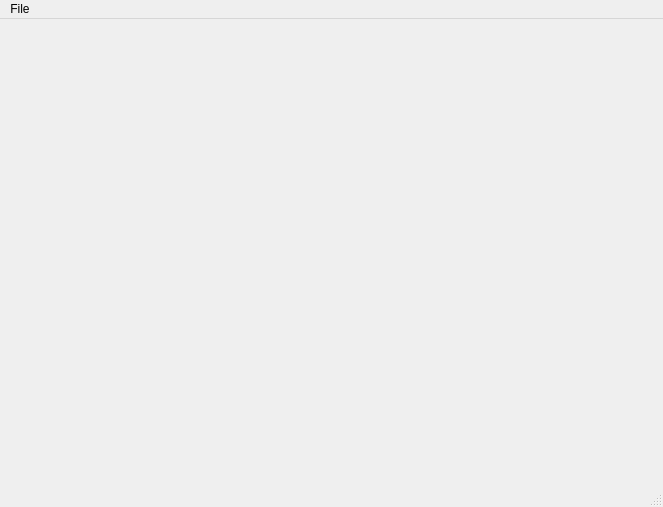
<?xml version="1.0" encoding="UTF-8"?>
<ui version="4.0">
 <class>MainWindow</class>
 <widget class="QMainWindow" name="MainWindow">
  <property name="geometry">
   <rect>
    <x>0</x>
    <y>0</y>
    <width>663</width>
    <height>507</height>
   </rect>
  </property>
  <property name="windowTitle">
   <string>SmallBASIC</string>
  </property>
  <property name="windowIcon">
   <iconset>
    <normaloff>../smallbasic/images/smallbasic.png</normaloff>../smallbasic/images/smallbasic.png</iconset>
  </property>
  <widget class="QWidget" name="centralwidget">
   <property name="sizePolicy">
    <sizepolicy hsizetype="Maximum" vsizetype="Maximum">
     <horstretch>0</horstretch>
     <verstretch>0</verstretch>
    </sizepolicy>
   </property>
   <property name="minimumSize">
    <size>
     <width>250</width>
     <height>250</height>
    </size>
   </property>
   <property name="maximumSize">
    <size>
     <width>16777215</width>
     <height>16777215</height>
    </size>
   </property>
   <layout class="QGridLayout" name="gridLayout">
    <property name="margin">
     <number>0</number>
    </property>
    <property name="spacing">
     <number>0</number>
    </property>
    <item row="0" column="0">
     <widget class="AnsiWidget" name="widget" native="true"/>
    </item>
   </layout>
  </widget>
  <widget class="QMenuBar" name="menubar">
   <property name="geometry">
    <rect>
     <x>0</x>
     <y>0</y>
     <width>663</width>
     <height>23</height>
    </rect>
   </property>
   <widget class="QMenu" name="menuFile">
    <property name="title">
     <string>File</string>
    </property>
    <addaction name="actionPrint_Text"/>
   </widget>
   <addaction name="menuFile"/>
  </widget>
  <widget class="QStatusBar" name="statusbar"/>
  <action name="actionPrint_Text">
   <property name="text">
    <string>Print Text</string>
   </property>
  </action>
 </widget>
 <customwidgets>
  <customwidget>
   <class>AnsiWidget</class>
   <extends>QWidget</extends>
   <header>ansiwidget.h</header>
  </customwidget>
 </customwidgets>
 <resources/>
 <connections/>
</ui>
